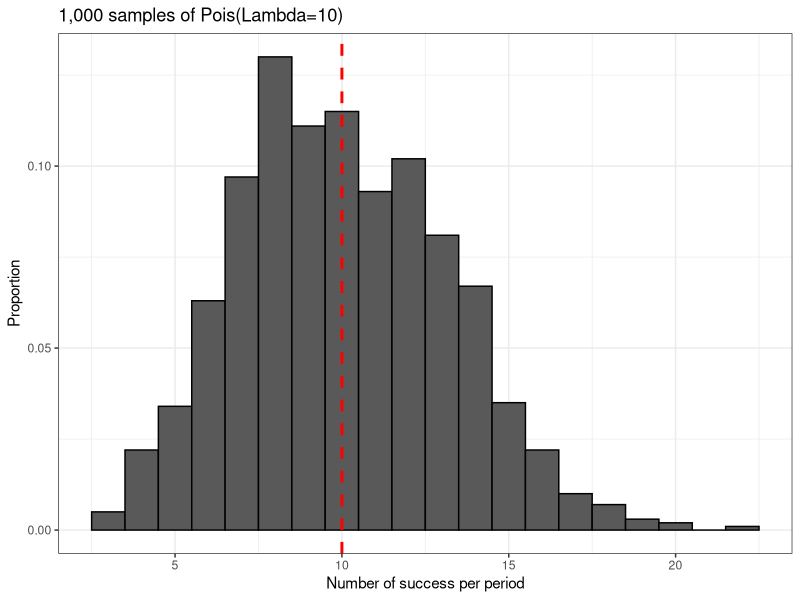

The R script that drew this image:
library(dplyr)
library(ggplot2)

set.seed(2)

poisson_data<-data.frame('data'=rpois(1000,10))

result<-poisson_data%>%ggplot()+
    geom_histogram(aes(x=data,
                        y=stat(count/sum(count))),
                        color="black",
                    binwidth=1)+
    geom_vline(xintercept=10,
                size=1,
                linetype='dashed',
                color='red')+
    theme_bw()+
    labs(x='Number of success per period',
        y='Proportion',
        title='1,000 samples of Pois(Lambda=10)')

print(result)
